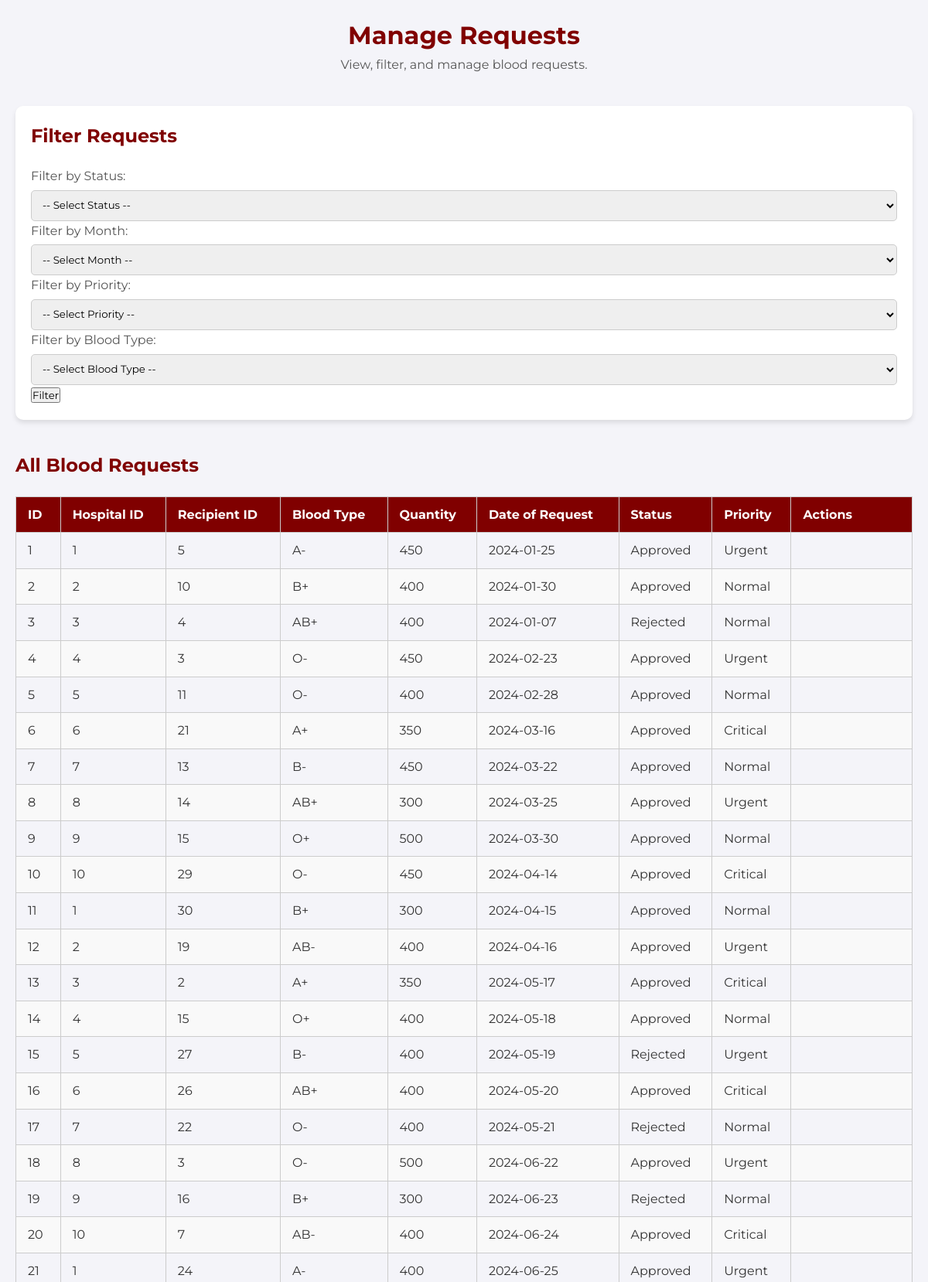
/requestmanage.php (upper part), run on the app's committed database.
### tables this page shows
CREATE TABLE Request (
    RequestID INT PRIMARY KEY,
    HospitalID INT,
    RecipientID INT,
    BloodType CHAR(3),
    QuantityRequested INT,
    DateOfRequest DATE,
    RequestStatus VARCHAR(50),
    RequestPriority VARCHAR(20),
    FOREIGN KEY (RecipientID) REFERENCES Recipient(RecipientID),
    FOREIGN KEY (HospitalID) REFERENCES Hospital(HospitalID),
    CHECK (RequestPriority IN ('Normal', 'Urgent', 'Critical'))
);

### requestmanage.php (the view, shortened to what this page needs)
<?php
include 'db.php';
$allRequestsQuery = "SELECT * FROM Request";
$allRequestsResult = mysqli_query($conn, $allRequestsQuery);
?>
<!DOCTYPE html>
<html lang="en">
<head>
    <link rel="stylesheet" href="managerequest.css">
</head>
<body>
    <div class="container">
        <header class="header">
            <h1>Manage Requests</h1>
            <p>View, filter, and manage blood requests.</p>
        </header>
        <section class="filter-section">
            <h2>Filter Requests</h2>
            <form method="POST" action="">
                <div class="filter-group">
                    <label for="status">Filter by Status:</label>
                    <select id="status" name="status">
                        <option value="">-- Select Status --</option>
                    </select>
                </div>
                <div class="filter-group">
                    <label for="month">Filter by Month:</label>
                    <select id="month" name="month">
                        <option value="">-- Select Month --</option>
                    </select>
                </div>
                <div class="filter-group">
                    <label for="priority">Filter by Priority:</label>
                    <select id="priority" name="priority">
                        <option value="">-- Select Priority --</option>
                    </select>
                </div>
                <div class="filter-group">
                    <label for="bloodType">Filter by Blood Type:</label>
                    <select id="bloodType" name="bloodType">
                        <option value="">-- Select Blood Type --</option>
                    </select>
                </div>
                <button type="submit" class="filter-btn" name="filter">Filter</button>
            </form>
        </section>
        <section class="requests-list">
            <h2>All Blood Requests</h2>
            <table>
                <thead>
                    <tr>
                        <th>ID</th>
                        <th>Hospital ID</th>
                        <th>Recipient ID</th>
                        <th>Blood Type</th>
                        <th>Quantity</th>
                        <th>Date of Request</th>
                        <th>Status</th>
                        <th>Priority</th>
                        <th>Actions</th>
                    </tr>
                </thead>
                <tbody>
                    <?php while ($row = mysqli_fetch_assoc($allRequestsResult)) { ?>
                        <tr>
                            <td><?= $row['RequestID']; ?></td>
                            <td><?= $row['HospitalID']; ?></td>
                            <td><?= $row['RecipientID']; ?></td>
                            <td><?= $row['BloodType']; ?></td>
                            <td><?= $row['QuantityRequested']; ?></td>
                            <td><?= $row['DateOfRequest']; ?></td>
                            <td><?= $row['RequestStatus']; ?></td>
                            <td><?= $row['RequestPriority']; ?></td>
                            <td>
                            </td>
                        </tr>
                    <?php } ?>
                </tbody>
            </table>
        </section>
    </div>
</body>
</html>

### managerequest.css (style rules this page uses)
* { margin: 0; padding: 0; box-sizing: border-box; font-family: "Montserrat", sans-serif; }
body { background-color: #f4f4f9; color: #333; line-height: 1.6; padding: 20px; }
.container { max-width: 1200px; margin: 0 auto; }
.header { text-align: center; margin-bottom: 40px; }
.header h1 { color: #800000; font-size: 2rem; }
.header p { color: #555; }
.filter-section { background-color: #fff; padding: 20px; border-radius: 10px; box-shadow: 0 4px 6px rgba(0, 0, 0, 0.1); margin-bottom: 40px; }
.filter-section h2 { color: #800000; margin-bottom: 20px; }
.filter-group label { display: block; margin-bottom: 5px; color: #555; }
.filter-group select { width: 100%; padding: 10px; border: 1px solid #ccc; border-radius: 5px; }
.requests-list { margin-top: 40px; }
.requests-list h2 { color: #800000; margin-bottom: 20px; }
table { width: 100%; border-collapse: collapse; margin-bottom: 20px; }
table th, table td { padding: 10px 15px; border: 1px solid #ccc; text-align: left; }
table th { background-color: #800000; color: white; }
table tr:nth-child(even) { background-color: #f9f9f9; }

### data on the page
request: RequestID "1", HospitalID "1", RecipientID "5", BloodType "A-", QuantityRequested "450", DateOfRequest "2024-01-25", RequestStatus "Approved", RequestPriority "Urgent"
request: RequestID "2", HospitalID "2", RecipientID "10", BloodType "B+", QuantityRequested "400", DateOfRequest "2024-01-30", RequestStatus "Approved", RequestPriority "Normal"
request: RequestID "3", HospitalID "3", RecipientID "4", BloodType "AB+", QuantityRequested "400", DateOfRequest "2024-01-07", RequestStatus "Rejected", RequestPriority "Normal"
request: RequestID "4", HospitalID "4", RecipientID "3", BloodType "O-", QuantityRequested "450", DateOfRequest "2024-02-23", RequestStatus "Approved", RequestPriority "Urgent"
request: RequestID "5", HospitalID "5", RecipientID "11", BloodType "O-", QuantityRequested "400", DateOfRequest "2024-02-28", RequestStatus "Approved", RequestPriority "Normal"
request: RequestID "6", HospitalID "6", RecipientID "21", BloodType "A+", QuantityRequested "350", DateOfRequest "2024-03-16", RequestStatus "Approved", RequestPriority "Critical"
request: RequestID "7", HospitalID "7", RecipientID "13", BloodType "B-", QuantityRequested "450", DateOfRequest "2024-03-22", RequestStatus "Approved", RequestPriority "Normal"
request: RequestID "8", HospitalID "8", RecipientID "14", BloodType "AB+", QuantityRequested "300", DateOfRequest "2024-03-25", RequestStatus "Approved", RequestPriority "Urgent"
request: RequestID "9", HospitalID "9", RecipientID "15", BloodType "O+", QuantityRequested "500", DateOfRequest "2024-03-30", RequestStatus "Approved", RequestPriority "Normal"
request: RequestID "10", HospitalID "10", RecipientID "29", BloodType "O-", QuantityRequested "450", DateOfRequest "2024-04-14", RequestStatus "Approved", RequestPriority "Critical"
request: RequestID "11", HospitalID "1", RecipientID "30", BloodType "B+", QuantityRequested "300", DateOfRequest "2024-04-15", RequestStatus "Approved", RequestPriority "Normal"
request: RequestID "12", HospitalID "2", RecipientID "19", BloodType "AB-", QuantityRequested "400", DateOfRequest "2024-04-16", RequestStatus "Approved", RequestPriority "Urgent"
request: RequestID "13", HospitalID "3", RecipientID "2", BloodType "A+", QuantityRequested "350", DateOfRequest "2024-05-17", RequestStatus "Approved", RequestPriority "Critical"
request: RequestID "14", HospitalID "4", RecipientID "15", BloodType "O+", QuantityRequested "400", DateOfRequest "2024-05-18", RequestStatus "Approved", RequestPriority "Normal"
request: RequestID "15", HospitalID "5", RecipientID "27", BloodType "B-", QuantityRequested "400", DateOfRequest "2024-05-19", RequestStatus "Rejected", RequestPriority "Urgent"
request: RequestID "16", HospitalID "6", RecipientID "26", BloodType "AB+", QuantityRequested "400", DateOfRequest "2024-05-20", RequestStatus "Approved", RequestPriority "Critical"
request: RequestID "17", HospitalID "7", RecipientID "22", BloodType "O-", QuantityRequested "400", DateOfRequest "2024-05-21", RequestStatus "Rejected", RequestPriority "Normal"
request: RequestID "18", HospitalID "8", RecipientID "3", BloodType "O-", QuantityRequested "500", DateOfRequest "2024-06-22", RequestStatus "Approved", RequestPriority "Urgent"
request: RequestID "19", HospitalID "9", RecipientID "16", BloodType "B+", QuantityRequested "300", DateOfRequest "2024-06-23", RequestStatus "Rejected", RequestPriority "Normal"
request: RequestID "20", HospitalID "10", RecipientID "7", BloodType "AB-", QuantityRequested "400", DateOfRequest "2024-06-24", RequestStatus "Approved", RequestPriority "Critical"
request: RequestID "21", HospitalID "1", RecipientID "24", BloodType "A-", QuantityRequested "400", DateOfRequest "2024-06-25", RequestStatus "Approved", RequestPriority "Urgent"
